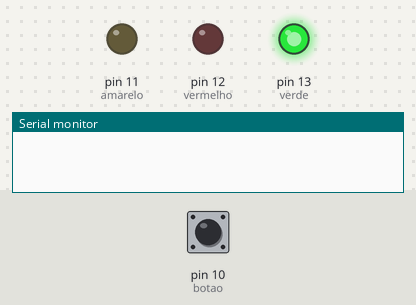
This sketch was run on a simulated Arduino Uno, built with avr-gcc and run on an emulated ATmega328P. On the bench: output pins drawn as LEDs (lit = HIGH), the last lines printed to the serial monitor. The inputs (shaded band) are chosen by the test bench; at power-on: pin 10 (botao) LOW.

Above: at 0.1 s.
At 1.8 s:
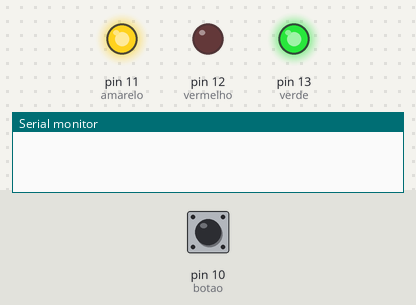
1.9 s: pin 10 (botao) pulled HIGH for 3.2 s
At 6.5 s:
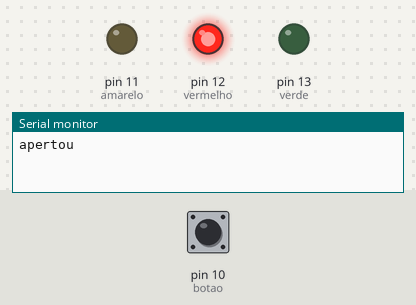
Timing chart, 0 to 13.5 s (numbered marks = the images above; inputs shaded):
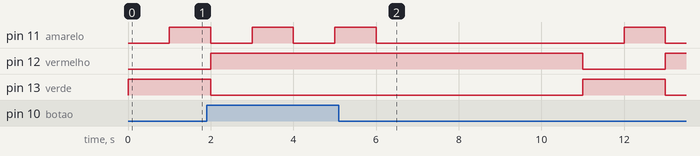

The sketch:

atividade_semaforo.ino
```cpp
int verde = 13;
int vermelho = 12;
int amarelo = 11;
int botao = 10;

int tempo = 1000;
int tempoPedestre = 2000;

int escutaLeitura;

void setup()
{
  pinMode(verde, OUTPUT);
  pinMode(amarelo, OUTPUT);
  pinMode(vermelho, OUTPUT);
  pinMode(botao, INPUT);
  Serial.begin(9600);
}

void loop()
{
  lerBotao();

  digitalWrite(vermelho, 0);
  digitalWrite(verde, 1);

  lerBotao();

  delay(tempo);
  digitalWrite(amarelo, 1);

  lerBotao();

  delay(tempo);
  digitalWrite(amarelo, 0);
  digitalWrite(vermelho, 1);
  digitalWrite(verde, 0);
  delay(tempo);

  lerBotao();
}

void lerBotao(){
  escutaLeitura = digitalRead(botao);

  if(escutaLeitura == 1)
  {
    Serial.println("apertou");
    digitalWrite(amarelo, 1);
    delay(tempo);
    digitalWrite(amarelo, 0);
    delay(tempo);
    digitalWrite(amarelo, 1);
    delay(tempo);
    digitalWrite(amarelo, 0);
    delay(tempo);

    delay(tempoPedestre);
    digitalWrite(vermelho, 1);
    digitalWrite(amarelo, 0);
    digitalWrite(verde, 0);
    delay(tempoPedestre);
  }
}
```
